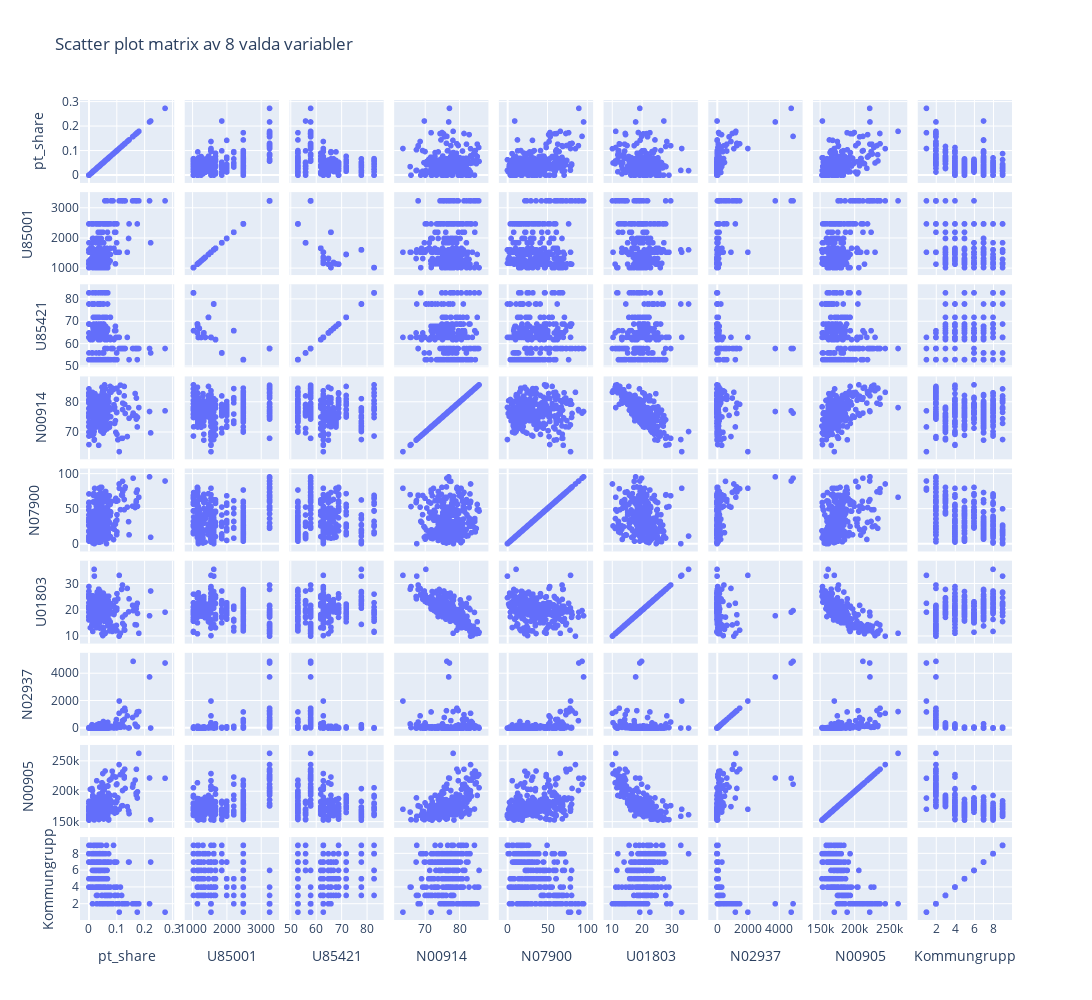

Write notebook code for a chart like this one.
### Markdown cell above
Utifrån scatter plotten är det mycket svårt att se något direkt mönster, i den övre änden av tillgång till snabbt bredband syns visserligen fler kommuner med hög andel kollektivtrafikresor men det finns många med låg andel kollektivtrafikresor också. Längst i övre högra hörnet med mycket hög andel med snabbt bredbrand och hög andel kollektivtrafikresor ser vi ett antal kommuner vilket verkar vara våra storstadskommuner. Redan här kan vi se att indakatorn förmodligen inte kommer vara användbar i en regresionsmodell för pt_share.

### Code cell
#gör ett subset av datframen med de valda variablerna 

df_subset = df.filter(["pt_share", "U85001", "U85421", "N00914", "N07900", "U01803", "N02937", "Kommungrupp","N00905"], axis=1)
#scatter plot matrix av alla 8 valda variabler 
fig = px.scatter_matrix(df_subset, dimensions=["pt_share", "U85001", "U85421", "N00914", "N07900", "U01803", "N02937","N00905", "Kommungrupp"], title="Scatter plot matrix av 8 valda variabler", height =1000, width=1300)
fig.show()

### Figure 1 — Plotly figure (JSON) as saved in the notebook; plotly's stock layout.template omitted (floating-point values rounded to 4 significant figures; data arrays with more than 128 entries replaced by an {"elided": "..."} marker saying what was removed)
{"data": [{"dimensions": [{"axis": {"matches": true}, "label": "pt_share", "values": {"elided": "290 float values"}}, {"axis": {"matches": true}, "label": "U85001", "values": {"elided": "290 float values"}}, {"axis": {"matches": true}, "label": "U85421", "values": {"elided": "290 float values"}}, {"axis": {"matches": true}, "label": "N00914", "values": {"elided": "290 float values"}}, {"axis": {"matches": true}, "label": "N07900", "values": {"elided": "290 float values"}}, {"axis": {"matches": true}, "label": "U01803", "values": {"elided": "290 float values"}}, {"axis": {"matches": true}, "label": "N02937", "values": {"elided": "290 float values"}}, {"axis": {"matches": true}, "label": "N00905", "values": {"elided": "290 int values"}}, {"axis": {"matches": true}, "label": "Kommungrupp", "values": {"elided": "290 int values"}}], "hovertemplate": "%{xaxis.title.text}=%{x}<br>%{yaxis.title.text}=%{y}<extra></extra>", "legendgroup": "", "marker": {"color": "#636efa", "symbol": "circle"}, "name": "", "showlegend": false, "type": "splom"}], "layout": {"dragmode": "select", "height": 1000, "legend": {"tracegroupgap": 0}, "title": {"text": "Scatter plot matrix av 8 valda variabler"}, "width": 1300}}
